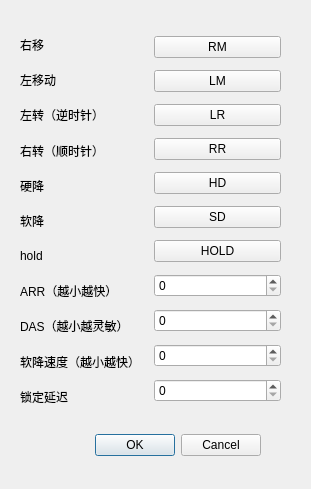
<?xml version="1.0" encoding="UTF-8"?>
<ui version="4.0">
 <class>SettingDialog</class>
 <widget class="QDialog" name="SettingDialog">
  <property name="geometry">
   <rect>
    <x>0</x>
    <y>0</y>
    <width>311</width>
    <height>489</height>
   </rect>
  </property>
  <property name="windowTitle">
   <string>Dialog</string>
  </property>
  <widget class="QDialogButtonBox" name="buttonBox">
   <property name="geometry">
    <rect>
     <x>40</x>
     <y>430</y>
     <width>221</width>
     <height>31</height>
    </rect>
   </property>
   <property name="orientation">
    <enum>Qt::Horizontal</enum>
   </property>
   <property name="standardButtons">
    <set>QDialogButtonBox::Cancel|QDialogButtonBox::Ok</set>
   </property>
  </widget>
  <widget class="QWidget" name="horizontalLayoutWidget">
   <property name="geometry">
    <rect>
     <x>20</x>
     <y>30</y>
     <width>261</width>
     <height>381</height>
    </rect>
   </property>
   <layout class="QHBoxLayout" name="horizontalLayout">
    <item>
     <layout class="QVBoxLayout" name="verticalLayout">
      <item>
       <widget class="QLabel" name="label_2">
        <property name="text">
         <string>右移</string>
        </property>
       </widget>
      </item>
      <item>
       <widget class="QLabel" name="label">
        <property name="text">
         <string>左移动</string>
        </property>
       </widget>
      </item>
      <item>
       <widget class="QLabel" name="label_3">
        <property name="text">
         <string>左转（逆时针）</string>
        </property>
       </widget>
      </item>
      <item>
       <widget class="QLabel" name="label_4">
        <property name="text">
         <string>右转（顺时针）</string>
        </property>
       </widget>
      </item>
      <item>
       <widget class="QLabel" name="label_5">
        <property name="text">
         <string>硬降</string>
        </property>
       </widget>
      </item>
      <item>
       <widget class="QLabel" name="label_6">
        <property name="text">
         <string>软降</string>
        </property>
       </widget>
      </item>
      <item>
       <widget class="QLabel" name="label_7">
        <property name="text">
         <string>hold</string>
        </property>
       </widget>
      </item>
      <item>
       <widget class="QLabel" name="label_9">
        <property name="text">
         <string>ARR（越小越快）</string>
        </property>
       </widget>
      </item>
      <item>
       <widget class="QLabel" name="label_8">
        <property name="text">
         <string>DAS（越小越灵敏）</string>
        </property>
       </widget>
      </item>
      <item>
       <widget class="QLabel" name="label_10">
        <property name="text">
         <string>软降速度（越小越快）</string>
        </property>
       </widget>
      </item>
      <item>
       <widget class="QLabel" name="label_11">
        <property name="text">
         <string>锁定延迟</string>
        </property>
       </widget>
      </item>
     </layout>
    </item>
    <item>
     <layout class="QVBoxLayout" name="verticalLayout_2">
      <item>
       <widget class="QPushButton" name="moveRightBtn">
        <property name="text">
         <string>RM</string>
        </property>
       </widget>
      </item>
      <item>
       <widget class="QPushButton" name="moveLeftBtn">
        <property name="text">
         <string>LM</string>
        </property>
       </widget>
      </item>
      <item>
       <widget class="QPushButton" name="leftRotateBtn">
        <property name="text">
         <string>LR</string>
        </property>
       </widget>
      </item>
      <item>
       <widget class="QPushButton" name="rightRotateBtn">
        <property name="text">
         <string>RR</string>
        </property>
       </widget>
      </item>
      <item>
       <widget class="QPushButton" name="hardDropBtn">
        <property name="text">
         <string>HD</string>
        </property>
       </widget>
      </item>
      <item>
       <widget class="QPushButton" name="softDropBtn">
        <property name="text">
         <string>SD</string>
        </property>
       </widget>
      </item>
      <item>
       <widget class="QPushButton" name="holdBtn">
        <property name="text">
         <string>HOLD</string>
        </property>
       </widget>
      </item>
      <item>
       <widget class="QSpinBox" name="arr"/>
      </item>
      <item>
       <widget class="QSpinBox" name="das"/>
      </item>
      <item>
       <widget class="QSpinBox" name="softSpeed"/>
      </item>
      <item>
       <widget class="QSpinBox" name="lockDelay"/>
      </item>
     </layout>
    </item>
   </layout>
  </widget>
 </widget>
 <resources/>
 <connections>
  <connection>
   <sender>buttonBox</sender>
   <signal>accepted()</signal>
   <receiver>SettingDialog</receiver>
   <slot>accept()</slot>
   <hints>
    <hint type="sourcelabel">
     <x>248</x>
     <y>254</y>
    </hint>
    <hint type="destinationlabel">
     <x>157</x>
     <y>274</y>
    </hint>
   </hints>
  </connection>
  <connection>
   <sender>buttonBox</sender>
   <signal>rejected()</signal>
   <receiver>SettingDialog</receiver>
   <slot>reject()</slot>
   <hints>
    <hint type="sourcelabel">
     <x>316</x>
     <y>260</y>
    </hint>
    <hint type="destinationlabel">
     <x>286</x>
     <y>274</y>
    </hint>
   </hints>
  </connection>
 </connections>
</ui>
